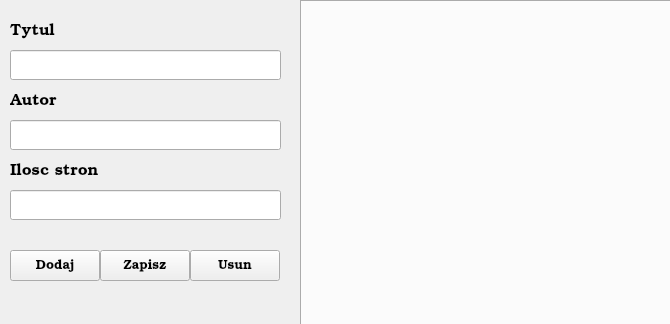
<?xml version="1.0" encoding="UTF-8"?>
<ui version="4.0">
 <class>MainWindow</class>
 <widget class="QMainWindow" name="MainWindow">
  <property name="geometry">
   <rect>
    <x>0</x>
    <y>0</y>
    <width>670</width>
    <height>324</height>
   </rect>
  </property>
  <property name="font">
   <font>
    <family>Bookman Old Style</family>
    <pointsize>10</pointsize>
   </font>
  </property>
  <property name="windowTitle">
   <string>MainWindow</string>
  </property>
  <property name="locale">
   <locale language="Polish" country="Poland"/>
  </property>
  <widget class="QWidget" name="widget">
   <widget class="QLineEdit" name="title">
    <property name="geometry">
     <rect>
      <x>10</x>
      <y>50</y>
      <width>271</width>
      <height>30</height>
     </rect>
    </property>
    <property name="text">
     <string/>
    </property>
   </widget>
   <widget class="QLabel" name="Ltitle">
    <property name="geometry">
     <rect>
      <x>10</x>
      <y>20</y>
      <width>68</width>
      <height>22</height>
     </rect>
    </property>
    <property name="font">
     <font>
      <family>Bookman Old Style</family>
      <pointsize>12</pointsize>
     </font>
    </property>
    <property name="text">
     <string>Tytul</string>
    </property>
   </widget>
   <widget class="QLineEdit" name="author">
    <property name="geometry">
     <rect>
      <x>10</x>
      <y>120</y>
      <width>271</width>
      <height>30</height>
     </rect>
    </property>
    <property name="text">
     <string/>
    </property>
   </widget>
   <widget class="QLabel" name="Lauthor">
    <property name="geometry">
     <rect>
      <x>10</x>
      <y>90</y>
      <width>71</width>
      <height>22</height>
     </rect>
    </property>
    <property name="font">
     <font>
      <family>Bookman Old Style</family>
      <pointsize>12</pointsize>
     </font>
    </property>
    <property name="text">
     <string>Autor</string>
    </property>
   </widget>
   <widget class="QLabel" name="Lpages">
    <property name="geometry">
     <rect>
      <x>10</x>
      <y>160</y>
      <width>121</width>
      <height>22</height>
     </rect>
    </property>
    <property name="font">
     <font>
      <family>Bookman Old Style</family>
      <pointsize>12</pointsize>
      <kerning>true</kerning>
     </font>
    </property>
    <property name="text">
     <string>Ilosc stron</string>
    </property>
   </widget>
   <widget class="QLineEdit" name="pages">
    <property name="geometry">
     <rect>
      <x>10</x>
      <y>190</y>
      <width>271</width>
      <height>30</height>
     </rect>
    </property>
    <property name="acceptDrops">
     <bool>true</bool>
    </property>
    <property name="text">
     <string/>
    </property>
   </widget>
   <widget class="QPushButton" name="addBook">
    <property name="geometry">
     <rect>
      <x>10</x>
      <y>250</y>
      <width>90</width>
      <height>31</height>
     </rect>
    </property>
    <property name="text">
     <string>Dodaj</string>
    </property>
   </widget>
   <widget class="QPushButton" name="deleteBook">
    <property name="geometry">
     <rect>
      <x>190</x>
      <y>250</y>
      <width>90</width>
      <height>31</height>
     </rect>
    </property>
    <property name="text">
     <string>Usun</string>
    </property>
   </widget>
   <widget class="QTabWidget" name="booksTab">
    <property name="geometry">
     <rect>
      <x>300</x>
      <y>0</y>
      <width>371</width>
      <height>361</height>
     </rect>
    </property>
    <property name="currentIndex">
     <number>-1</number>
    </property>
   </widget>
   <widget class="QPushButton" name="save">
    <property name="geometry">
     <rect>
      <x>100</x>
      <y>250</y>
      <width>90</width>
      <height>31</height>
     </rect>
    </property>
    <property name="text">
     <string>Zapisz</string>
    </property>
   </widget>
  </widget>
  <widget class="QMenuBar" name="menubar">
   <property name="geometry">
    <rect>
     <x>0</x>
     <y>0</y>
     <width>670</width>
     <height>24</height>
    </rect>
   </property>
  </widget>
 </widget>
 <resources/>
 <connections/>
</ui>
